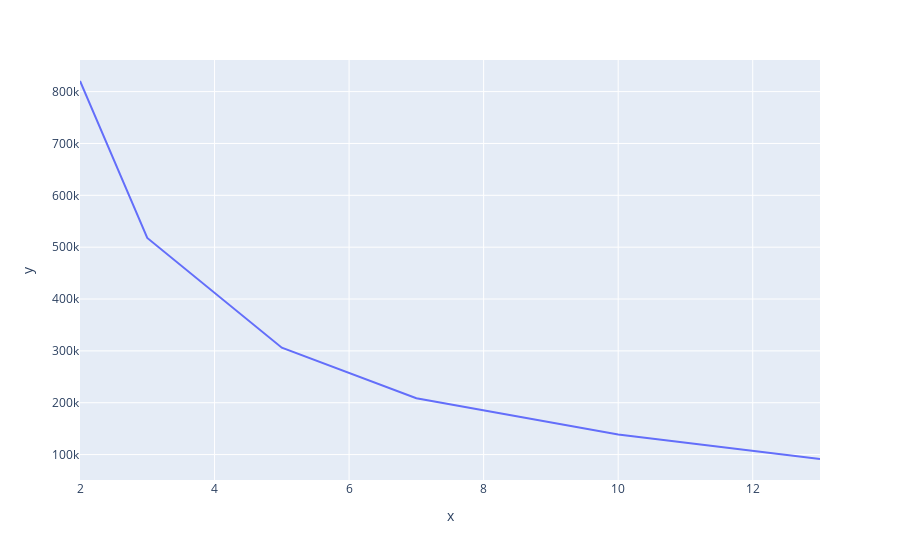

Notebook cell for this chart:
### Markdown cell above
**Visualización de la Inercia:**

Analice `iner_list` para identificar la cantidad de clusters que minimiza la inercia. Utiliza Plotly para graficar cómo varía la inercia con diferentes números de clusters.

* En el eje X, coloca el rango de los números de clusters.

* En el eje Y, coloca los valores de inercia de la lista `iner_list`.

### Code cell
fig = px.line(x=clusters, y=iner_list)
fig.show()

### Figure 1 — Plotly figure (JSON) as saved in the notebook; plotly's stock layout.template omitted (floating-point values rounded to 4 significant figures)
{"data": [{"hovertemplate": "x=%{x}<br>y=%{y}<extra></extra>", "legendgroup": "", "line": {"color": "#636efa", "dash": "solid"}, "marker": {"symbol": "circle"}, "mode": "lines", "name": "", "orientation": "v", "showlegend": false, "type": "scatter", "x": [2, 3, 5, 7, 10, 13], "xaxis": "x", "y": [820500.0, 517700.0, 306100.0, 208600.0, 138693, 91470.0], "yaxis": "y"}], "layout": {"legend": {"tracegroupgap": 0}, "margin": {"t": 60}, "xaxis": {"anchor": "y", "domain": [0, 1], "title": {"text": "x"}}, "yaxis": {"anchor": "x", "domain": [0, 1], "title": {"text": "y"}}}}
